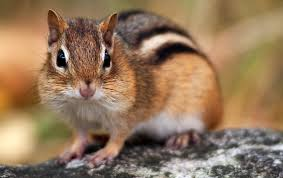
#> input picture 18_classification/images.jpeg, 283 x 178 px
$ python brightness.py ../18_classification/images.jpeg 5
#> lines starting #> are read from the running program, lines starting #| are printed output that depends on the picture; long printed decimals are rounded
import cv2 as cv
import sys

percent = int(sys.argv[2])

#img = cv.imread('/home/andy/Pictures/wall.jpg')
img = cv.imread(sys.argv[1])
#> img is the input picture: shape (178, 283, 3); mean B, G, R 91.6, 119.9, 148.3

img_gray = cv.cvtColor(img, cv.COLOR_BGR2GRAY)
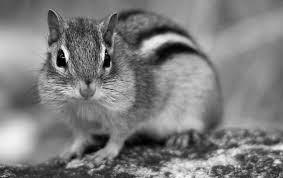
#> img_gray: shape (178, 283); min 0, max 255, mean 125.1

height, width = img_gray.shape
#> height = 178; width = 283

result = 0

for y in range(height):
	for x in range(width):
		if img_gray[y,x] > percent:
			result += 1
#> after the loop, result = 50202

print(result/(height*width))
#| 0.9966
cv.imshow('gray', img_gray)
cv.waitKey(0)

cv.imshow('orig', img)
cv.waitKey(0)

cv.destroyAllWindows()

$ run again, on 18_classification/chipmunk2.jpeg
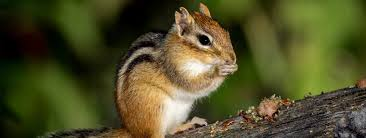
#> input picture 18_classification/chipmunk2.jpeg, 366 x 138 px
#> img is the input picture: shape (138, 366, 3); mean B, G, R 39.7, 79, 80.1
#> `img_gray = cv.cvtColor(img, cv.COLOR_BGR2GRAY)`:
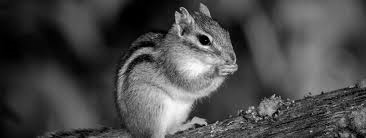
#> img_gray: shape (138, 366); min 0, max 254, mean 74.8
#| 0.9612

$ run again, on 18_classification/burunduk.png
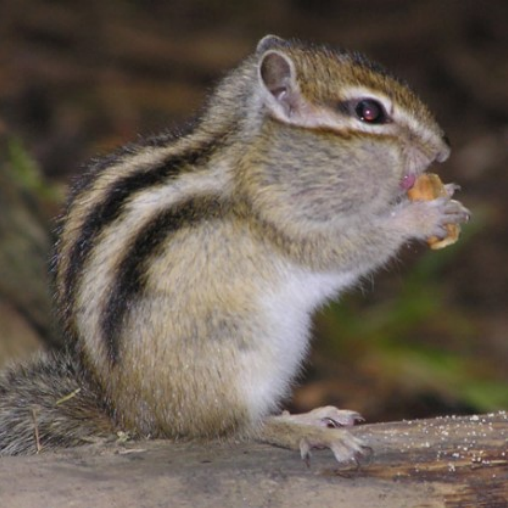
#> input picture 18_classification/burunduk.png, 508 x 508 px
#> img is the input picture: shape (508, 508, 3); mean B, G, R 82.6, 93.1, 103.9
#> `img_gray = cv.cvtColor(img, cv.COLOR_BGR2GRAY)`:
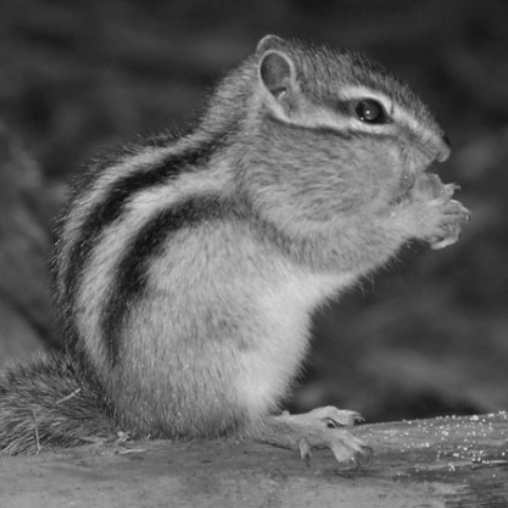
#> img_gray: shape (508, 508); min 13, max 217, mean 95.1
#| 1.0
